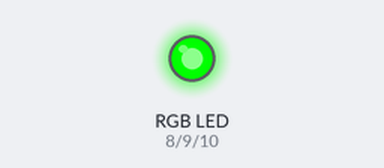
Bench run of a sketch on a simulated Arduino Uno, built with avr-gcc and run on an emulated ATmega328P. Shown: an RGB LED mixed from three pins (HIGH = lit).

Above: at 0.3 s.
At 1.9 s:
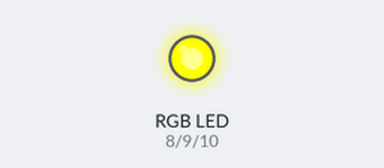
At 2.35 s:
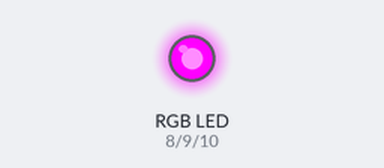
At 2.75 s:
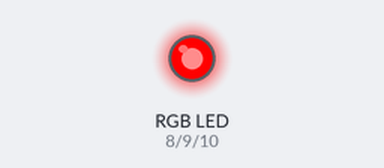
At 3.8 s:
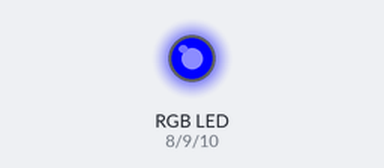
At 5.25 s:
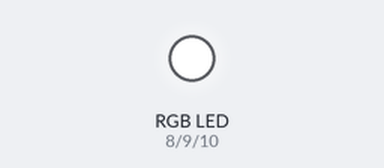
Timing chart, 0 to 6.2 s (numbered marks = the images above):
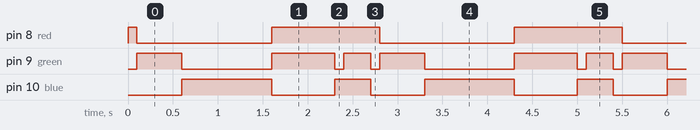

Measured:
- by itself, pin 8 (red): repeats every 2.7 s: LOW 1.5 s, HIGH 1.2 s
- by itself, pin 9 (green): repeats every 2.7 s: LOW 1.0 s, HIGH 0.70 s, LOW 0.10 s, HIGH 0.30 s, LOW 0.10 s, HIGH 0.50 s
- by itself, pin 10 (blue): repeats every 2.7 s: LOW 0.70 s, HIGH 0.40 s, LOW 0.60 s, HIGH 1.0 s

The sketch:

RGB_LED_Function.ino
```cpp
int red = 8;
int green = 9;
int blue = 10;

void setup() {
    pinMode(red, OUTPUT);
    pinMode(green, OUTPUT);
    pinMode(blue, OUTPUT);
}

void loop() {
    rgb(1, 0, 0, 100); // red colour
    rgb(0, 1, 0, 500); // green colour
    rgb(0, 0, 1, 1000); // blue colour
    rgb(1, 1, 0, 700); // yellow colour
    rgb(1, 0, 1, 100); // purple colour
    rgb(1, 1, 1, 300); // white colour

}

void rgb(int r, int g, int b, int timer){
    digitalWrite(red, r);
    digitalWrite(green, g);
    digitalWrite(blue, b);
    delay(timer);
}
```
